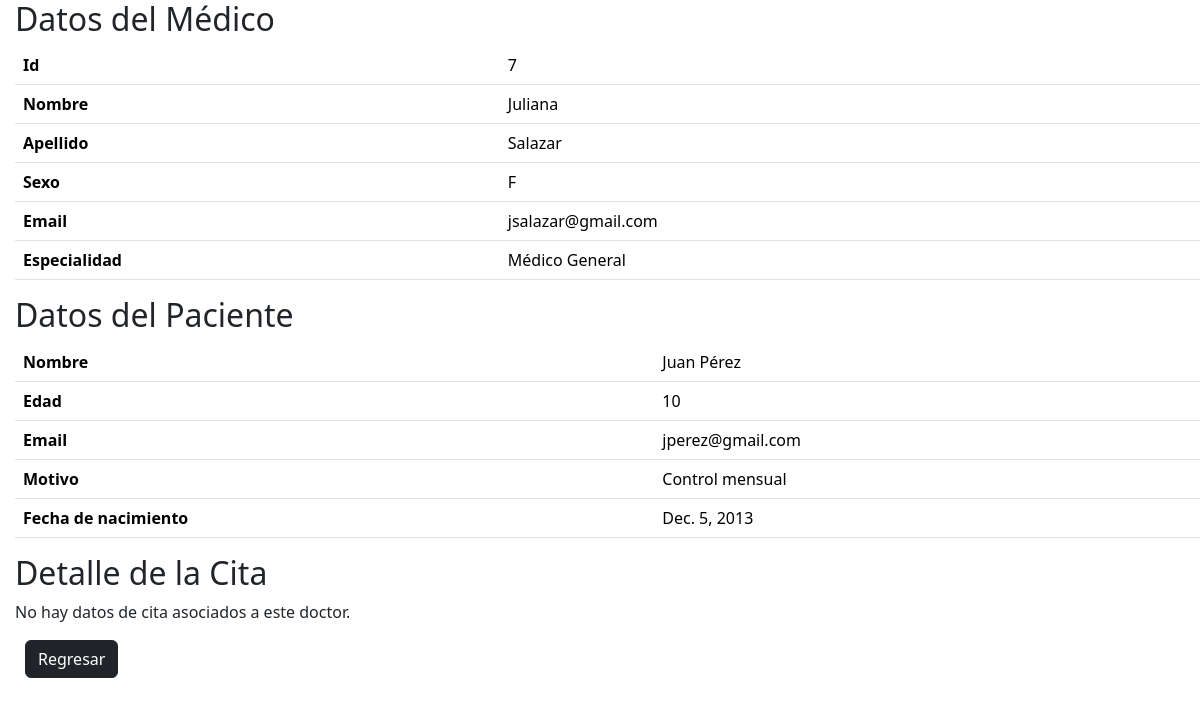
/ver_medico/7, run on the app's committed database.
### medico/models.py (models this page shows, shortened)
class Doctor(models.Model):
    SEXO = [
        ("M", "Masculino"),
        ("F", "Femenino"),
    ]
    nombre = models.CharField(max_length=20)
    apellido = models.CharField(max_length=20)
    sexo = models.CharField(max_length=1, choices=SEXO, null=True)
    email = models.EmailField(max_length=50)
    especialidad = models.CharField(max_length=50, default='Médico General')
    paciente = models.ForeignKey(Paciente, on_delete=models.SET_NULL, null=True)

class Paciente(models.Model):
    nombre = models.CharField(max_length=30)
    edad = models.IntegerField()
    email = models.EmailField(max_length=50, null=True)
    motivo = models.CharField(max_length=100)
    fecha_nacimiento = models.DateField(null=True)

### medico/views.py (the view)
# urls.py: path('ver_medico/<int:id>', ver_medico),
def ver_medico(request, id):
    doctor = get_object_or_404(Doctor, pk=id)
    datos = {'medico': doctor}
    pagina = loader.get_template('ver.html')
    return HttpResponse(pagina.render(datos, request))

### medico/templates/ver.html (shortened to what this page needs)
<html lang="es">
<head>
    <link href="https://cdn.jsdelivr.net/npm/bootstrap@5.3.2/dist/css/bootstrap.min.css" rel="stylesheet">
    <link rel="stylesheet" href="https://cdn.jsdelivr.net/npm/bootstrap-icons@1.15.0/font/bootstrap-icons.css">
</head>
<body style="margin-left: 15px;">
    <h2>Datos del Médico</h2>
    <table class="table">
        <tr>
            <th>Id</th>
            <td>{{medico.id}}</td>
        </tr>
        <tr>
            <th>Nombre</th>
            <td>{{medico.nombre}}</td>
        </tr>
        <tr>
            <th>Apellido</th>
            <td>{{medico.apellido}}</td>
        </tr>
        <tr>
            <th>Sexo</th>
            <td>{{medico.sexo}}</td>
        </tr>
        <tr>
            <th>Email</th>
            <td>{{medico.email}}</td>
        </tr>
        <tr>
            <th>Especialidad</th>
            <td>{{medico.especialidad}}</td>
        </tr>
    </table>
    <h2>Datos del Paciente</h2>
    {% if medico.paciente %}
        <table class="table">
            <tr>
                <th>Nombre</th>
                <td>{{medico.paciente.nombre}}</td>
            </tr>
            <tr>
                <th>Edad</th>
                <td >{{medico.paciente.edad}}</td>
            </tr>
            <tr>
                <th>Email</th>
                <td>{{medico.paciente.email}}</td>
            </tr>
            <tr>
                <th>Motivo</th>
                <td>{{medico.paciente.motivo}}</td>
            </tr>
            <tr>
                <th>Fecha de nacimiento</th>
                <td>{{medico.paciente.fecha_nacimiento}}</td>
            </tr>
        </table>
    {% else %}
        <p>No hay datos de paciente asociados a este doctor.</p>
    {% endif %}
    <h2>Detalle de la Cita</h2>
    {% if medico.cita %}
        <table class="table">
            <tr>
                <th>Paciente</th>
                <td>{{medico.cita.paciente}}</td>
            </tr>
            <tr>
                <th>Fecha</th>
                <td>{{medico.cita.fecha}}</td>
            </tr>
            <tr>
                <th>Hora</th>
                <td>{{medico.cita.hora}}</td>
            </tr>
        </table>
    {% else %}
        <p>No hay datos de cita asociados a este doctor.</p>
    {% endif %}
    <a href="{% url 'inicio' %}" class="btn btn-dark" style="margin-left: 10px;">Regresar</a>
</body>
</html>

### data on the page
Doctor: id "7", nombre "Juliana", apellido "Salazar", sexo "F", email "jsalazar@gmail.com", especialidad "Médico General", paciente.nombre "Juan Pérez", paciente.edad "10", paciente.email "jperez@gmail.com", paciente.motivo "Control mensual", paciente.fecha_nacimiento "Dec. 5, 2013"
